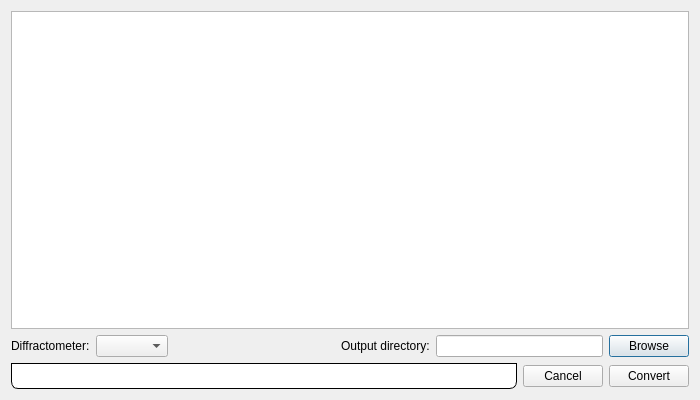
<?xml version="1.0" encoding="UTF-8"?>
<ui version="4.0">
 <class>NumorsConversionDialog</class>
 <widget class="QDialog" name="NumorsConversionDialog">
  <property name="geometry">
   <rect>
    <x>0</x>
    <y>0</y>
    <width>700</width>
    <height>400</height>
   </rect>
  </property>
  <property name="windowTitle">
   <string>ASCII to HDF5 numors converter</string>
  </property>
  <layout class="QGridLayout" name="gridLayout">
   <item row="0" column="0">
    <widget class="QTreeView" name="treeView_inputFiles">
     <property name="selectionMode">
      <enum>QAbstractItemView::ExtendedSelection</enum>
     </property>
    </widget>
   </item>
   <item row="1" column="0">
    <layout class="QHBoxLayout" name="horizontalLayout">
     <item>
      <widget class="QLabel" name="label_2">
       <property name="text">
        <string>Diffractometer:</string>
       </property>
      </widget>
     </item>
     <item>
      <widget class="QComboBox" name="comboBox_diffractometers"/>
     </item>
     <item>
      <spacer name="horizontalSpacer_2">
       <property name="orientation">
        <enum>Qt::Horizontal</enum>
       </property>
       <property name="sizeHint" stdset="0">
        <size>
         <width>40</width>
         <height>20</height>
        </size>
       </property>
      </spacer>
     </item>
     <item>
      <widget class="QLabel" name="label">
       <property name="text">
        <string>Output directory:</string>
       </property>
      </widget>
     </item>
     <item>
      <widget class="QLineEdit" name="lineEdit_outputDirectory">
       <property name="readOnly">
        <bool>true</bool>
       </property>
      </widget>
     </item>
     <item>
      <widget class="QPushButton" name="pushButton_browse">
       <property name="text">
        <string>Browse</string>
       </property>
      </widget>
     </item>
    </layout>
   </item>
   <item row="2" column="0">
    <layout class="QHBoxLayout" name="horizontalLayout_2">
     <item>
      <widget class="QProgressBar" name="progressBar_conversion">
       <property name="styleSheet">
        <string notr="true">QProgressBar {
                                         border: 1px solid black;
                                         text-align: center;
											  color: white;
                                         padding: 1px;
                                         border-bottom-right-radius: 7px;
                                         border-bottom-left-radius: 7px;
                                         background: QLinearGradient( x1: 0, y1: 0, x2: 1, y2: 0,
                                         stop: 0 #eee,
                                         stop: 0.5 #ddd,
                                         stop: 1 #eee );
                                         width: 15px;
                                         }
                                         
                                         QProgressBar::chunk {
                                         background: QLinearGradient( x1: 0, y1: 0, x2: 1, y2: 0,
                                         stop: 0 #78d,
                                         stop: 1 #238 );
                                         border-bottom-right-radius: 7px;
                                         border-bottom-left-radius: 7px;
                                         border: 1px solid black;
                                         }</string>
       </property>
       <property name="value">
        <number>0</number>
       </property>
      </widget>
     </item>
     <item>
      <widget class="QPushButton" name="pushButton_cancel">
       <property name="text">
        <string>Cancel</string>
       </property>
      </widget>
     </item>
     <item>
      <widget class="QPushButton" name="pushButton_convert">
       <property name="text">
        <string>Convert</string>
       </property>
      </widget>
     </item>
    </layout>
   </item>
  </layout>
 </widget>
 <resources/>
 <connections/>
</ui>
